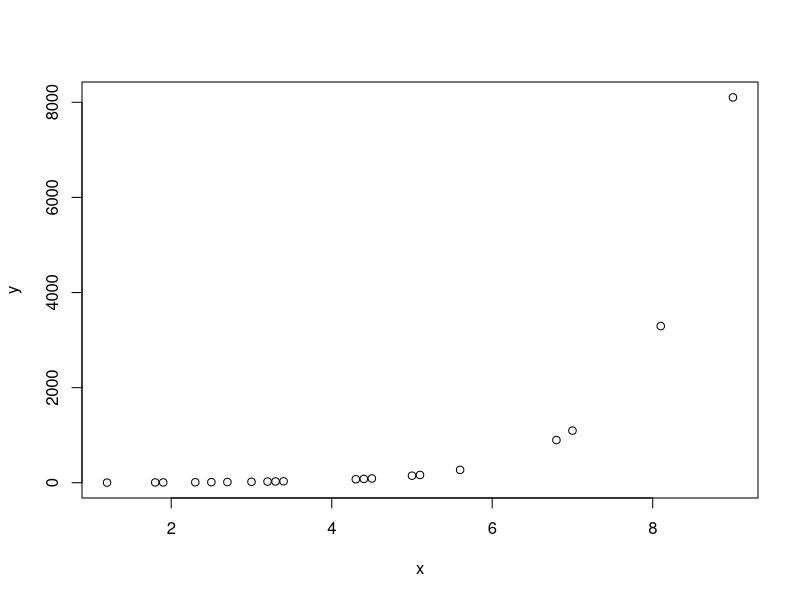
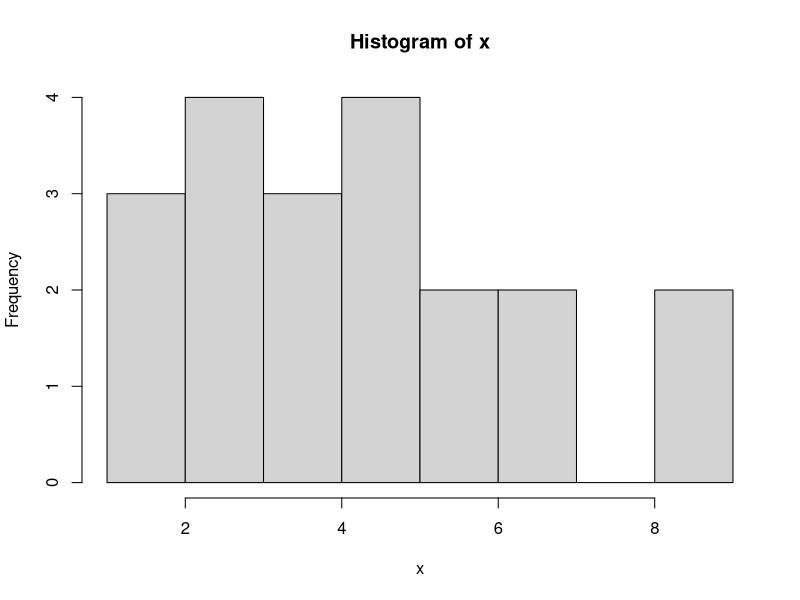

Generate these figures, in order, with R: (Note: this script raises an error after producing the figures.)
#EJERCICIOS DE CLASE
#INTRODUCCION DE DATOS
x<-c(1.2,2.7,3.2,4.5,3.3,4.4,5.6,7,9,2.3,5,4.3,8.1,3.4,5.1,6.8,1.9,1.8,3,2.5)
x
sort(x)
length(x) #longitud
y<-exp(x)
y
plot(x,y)
hist(x)
sqrt(3)
x<-5

#LECTURA DE DATOS DE UN ARCHIVO
setwd("C:/Users/xabie/Documents/GitHub/R/PRACTICAS 2022-2023/Practica 1/")
getwd()
costesdatatxt <- read.table(file="coste.txt",header=TRUE,dec=".",sep="\t")
costesdatatxt
view(costesdatatxt)
View(costesdatatxt)
attach(costesdatatxt)
names(costesdatatxt)
mean(Costo.mat)
View(costesdatatxt)
Costo.mat
class(Costo.mat)
install.packages("openxlsx")
library(readxl)
library(openxlsx)
costedataxlsx <- read_excel("coste.xlsx")
View(costedataxlsx)


#DATA FRAME
num<-c(1,2,3,4,5,6,7)
numcua<-num^2
numcub<-num^3
marco.datos<-data.frame(num,numcua,numcub)
marco.datos
num
mean(numcua)

#SELECCION DE ELEMENTOS DE UN OBJETO
str(marco.datos)
marco.datos$num
numcua
numcua[5]
numcua[numcua<4]
numcub[numcub==7]
#DEVUELVEN LOS VALORES ^
#DEVUELVEN LAS POSICIONES V
which(numcua>10)
which(numcub>0)
which(numcub>10)
which(numcub==7)

numcua <- numcua[-c(1,3,5,7)]
numcua

a<-1:10
a
b<-c(1,3,7,15,20)
b[b%in%a]

f1<-function(x) 2*x^2+1
f1(-5)

f2<-function(x) sin(exp(x))
f2(-1)
f2(0)
f2(1)
plot(f2,-2,2)
